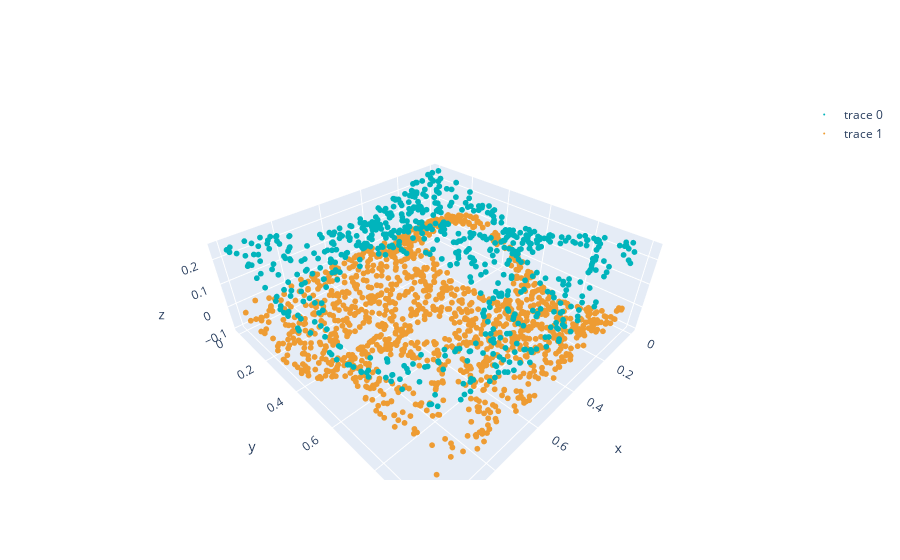

Notebook code for this chart:
### Code cell
n_PC1 = PC1.shape[0]
n_PC2 = PC2.shape[0]


fig = go.Figure(data = [go.Scatter3d(x = PC1_3d[:,0], y = PC1_3d[:,1], z = PC1_3d[:,2],  
                                    mode='markers',
                                    marker=dict( size=2,color = "#00b4bc")
                                    )])

fig.add_trace(go.Scatter3d(x = PC2_3d[:,0], 
                            y = PC2_3d[:,1], 
                            z = PC2_3d[:,2],
                            mode='markers',
                            marker = dict(size = 2, color = "#ee9c33") )        
            )


fig.show()

### Figure 1 — Plotly figure (JSON) as saved in the notebook; plotly's stock layout.template omitted (floating-point values rounded to 4 significant figures; data arrays with more than 128 entries replaced by an {"elided": "..."} marker saying what was removed)
{"data": [{"marker": {"color": "#00b4bc", "size": 2}, "mode": "markers", "type": "scatter3d", "x": {"elided": "625 float values"}, "y": {"elided": "625 float values"}, "z": {"elided": "625 float values"}}, {"marker": {"color": "#ee9c33", "size": 2}, "mode": "markers", "type": "scatter3d", "x": {"elided": "1290 float values"}, "y": {"elided": "1290 float values"}, "z": {"elided": "1290 float values"}}], "layout": {}}
